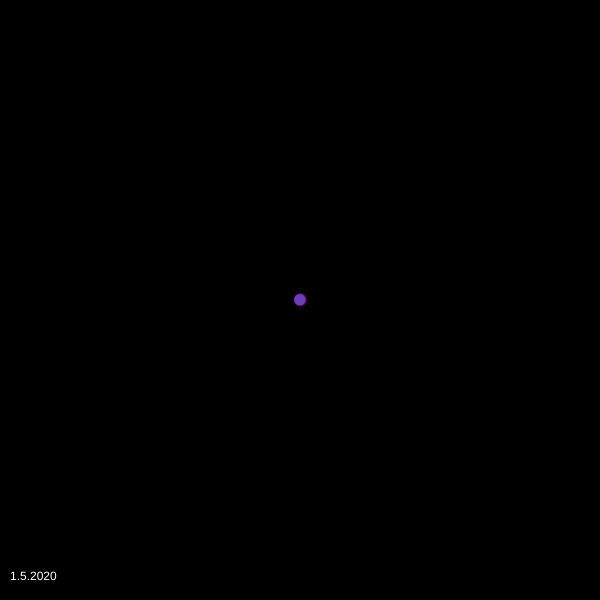
Frame 1 (no input)
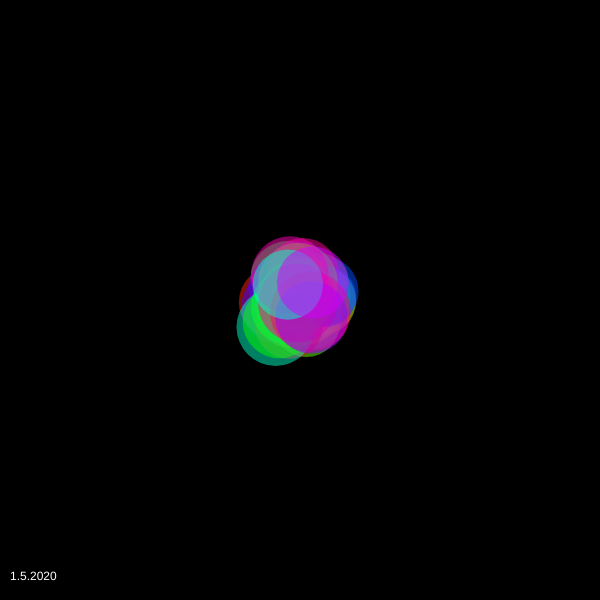
Frame 60 (no input)
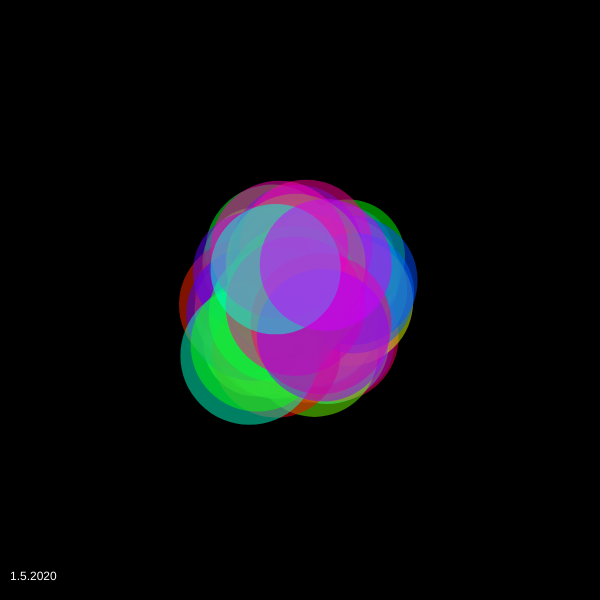
Frame 120 (the mouse pressed at the canvas centre since frame 60)

The p5.js sketch that drew these frames (run headless with seeded random() and noise() and a simulated clock; from frame 60 on, the mouse is pressed at the canvas centre):

// p5.js sketch
// ── sketch.js
//Based off the particle system example on p5.js

let system;

function setup() {
  createCanvas(600, 600);
  system = new ParticleSystem(createVector(width/2, height/2));
  colorMode(HSB);
}

function draw() {
  background(0);
  system.addParticle();
  system.addParticle();
  system.run();
  fill(255);
  text("1.5.2020", 10, height - 20);
}

// A simple Particle class
let Particle = function(position) {
  //this.acceleration = createVector(random(-0.05, 0.05), random(-0.05, 0.05));
  this.velocity = createVector(random(-0.5, 0.5), random(-0.5, 0.5));
  this.position = position.copy();
  this.lifespan = random(300, 1000);
  this.size = random(5, 25);
  this.hue = random(360);
};

Particle.prototype.run = function() {
  this.update();
  this.display();
};

// Method to update position
Particle.prototype.update = function(){
 // this.velocity.add(this.acceleration);
  this.position.add(this.velocity);
  this.lifespan -= 2;
  this.size += 1;
};

// Method to display
Particle.prototype.display = function() {
  noStroke();
  fill(this.hue, 100, 100, 0.5);
  ellipse(this.position.x, this.position.y, this.size, this.size);
};

// Is the particle still useful?
Particle.prototype.isDead = function(){
  return this.lifespan < 0;
};

let ParticleSystem = function(position) {
  this.origin = position.copy();
  this.particles = [];
};

ParticleSystem.prototype.addParticle = function() {
  this.particles.push(new Particle(this.origin));
};

ParticleSystem.prototype.run = function() {
  for (let i = this.particles.length-1; i >= 0; i--) {
    let p = this.particles[i];
    p.run();
    if (p.isDead()) {
      this.particles.splice(i, 1); //gets rid of dead particles 
    }
  }
};
